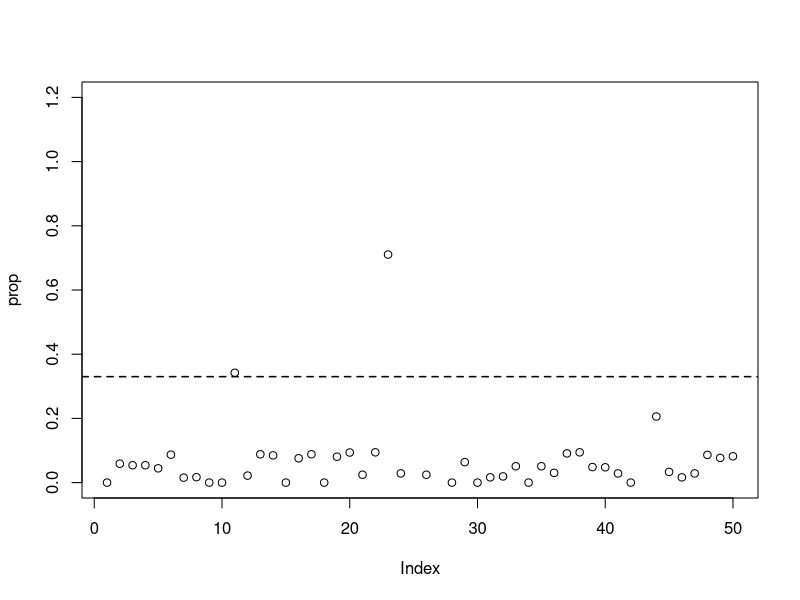

Write the R code that produced this figure.
## ---- chunk 1
rawData <- read.delim("countData.txt")
rawData[1:10,]
## ---- chunk 2
prop <- rawData$NB_Amp / rawData$Nuclei
amp <- which(prop > 0.33)
## ---- chunk 3
plot(prop, ylim=c(0,1.2)) # plot a simple chart of NB amplifications
abline(h=0.33, lwd=1.5, lty=2) # Add a dotted line at 33%

## ---- chunk 4
# Write out results table as comma separated values file
write.csv(rawData[amp,],file="selectedSamples.csv")
## ---- chunk 5
norm <- which(prop < 0.33 & rawData$NB_Del == 0)
norm
write.csv(rawData[norm,], "My_NB_output.csv")
